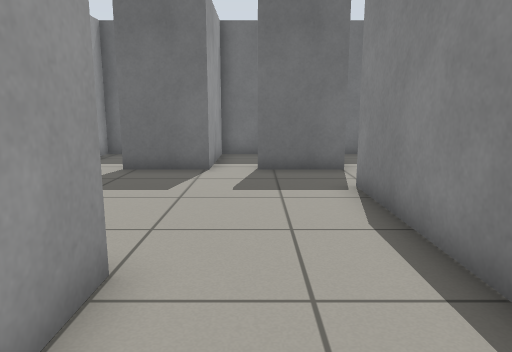
[1] (above)

16 first-person views from a walk through a world built for the Gazebo simulator. The camera is 0.83 m above the floor, tilts 10° down and sees 70° across. The floor is counted in squares, 0.5 m on a side. Each view is taken from the middle of a square. On the plan, view 1 faces up. The plan holds only what a view shows up to about 17 squares ahead; the rest is blank.

[2]
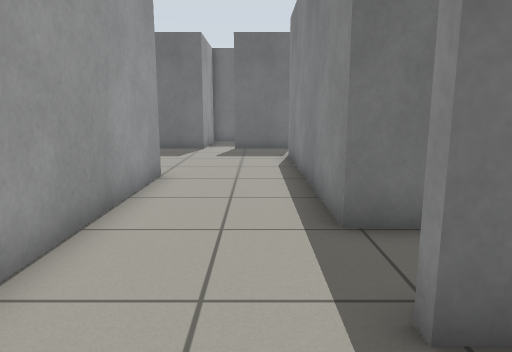

[3]
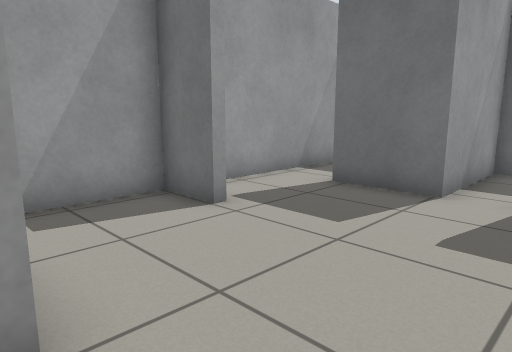

[4]
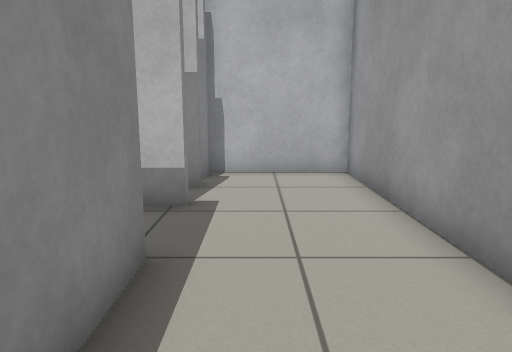

[5]
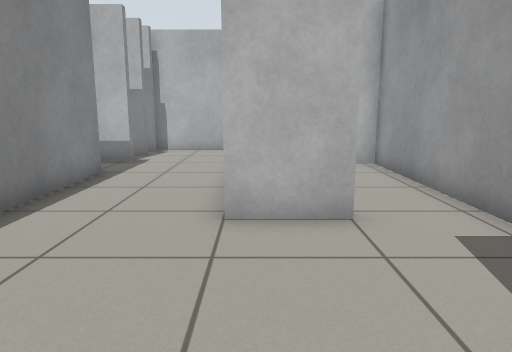

[6]
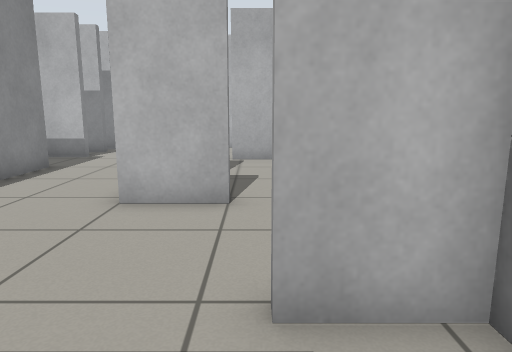

[7]
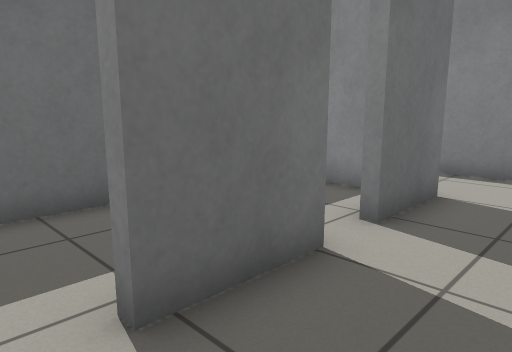

[8]
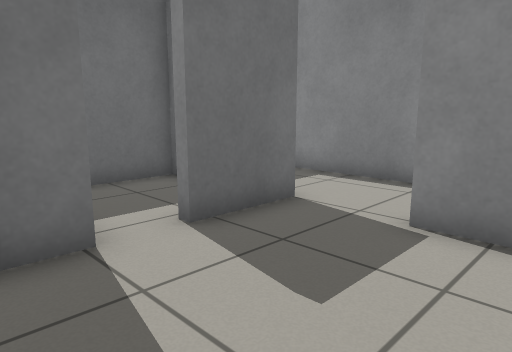

[9]
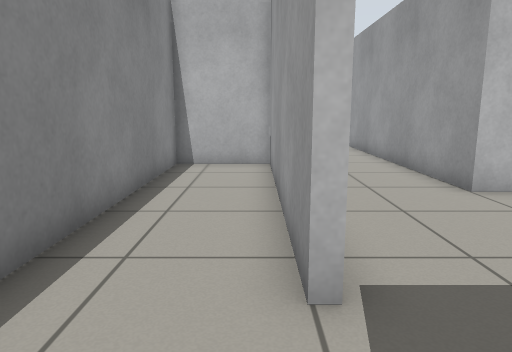

[10]
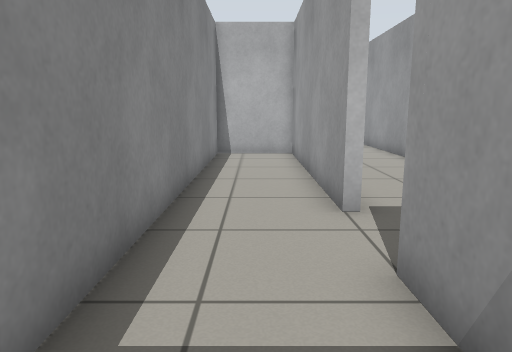

[11]
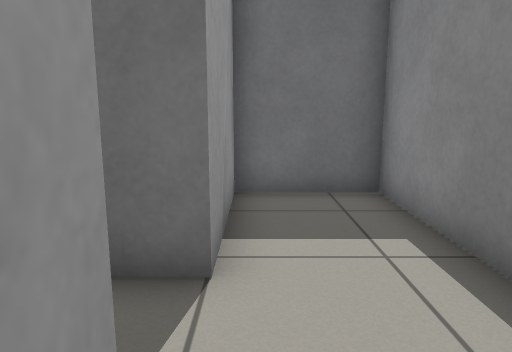

[12]
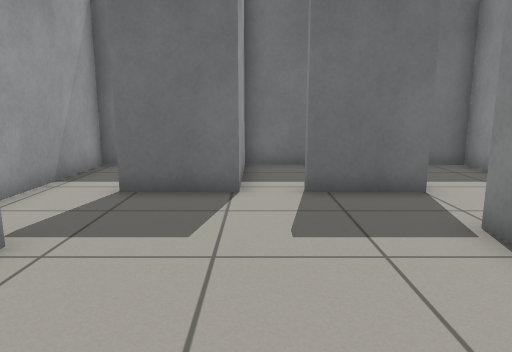

[13]
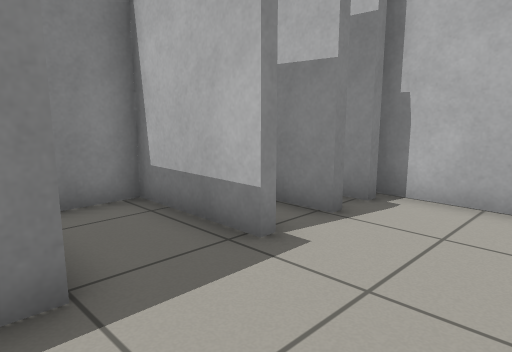

[14]
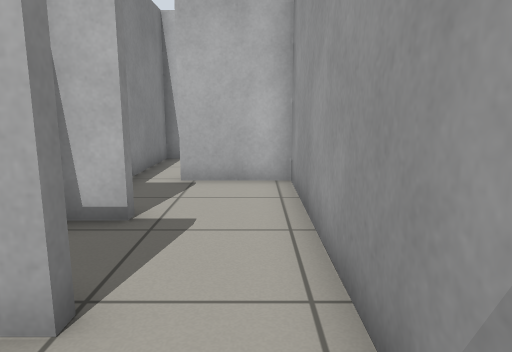

[15]
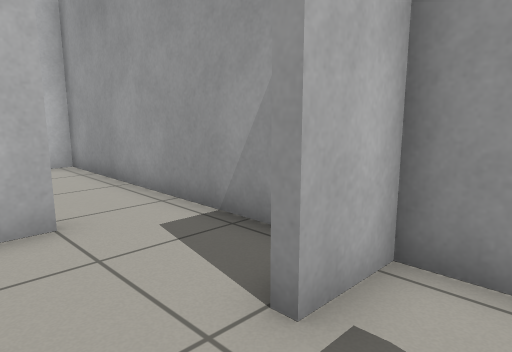

[16]
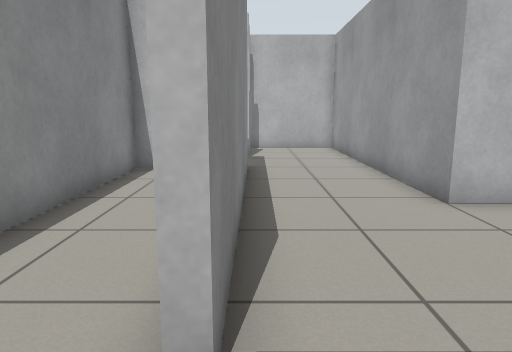

### Floor plan
Points are (right, up) in squares from view 1. A wall is a line through its corners. A room is listed if a view was taken in it or the views show most of it. See-through windows are left out.
Room 1 (views 1, 2, 3, 4, 5, 6, 7, 8, 12, 13, 14, 15, 16)
walls: (-3.5, 3.1) (-3.5, 3.5) (-1.5, 3.5) (-1.5, -7) (2.5, -7); (-3.1, 0.6) (-2, 0.6); (-4.1, 7) (-5.9, 7) (-5.9, -2.8) (-3.1, -2.8); (3.5, -0.9) (2.3, -0.9) (2.3, 8.1) (2.5, 8.1); (2.5, 10.5) (0.1, 10.5) (0.1, 10.9); (2.9, -3.6) (2.3, -3.6) (2.3, -3.3) (5.5, -3.3) (5.5, -1.9); (2.3, 11.9) (2.3, 14.4) (-1.3, 14.4) (-1.3, 10.5) (-3.8, 10.5) (-3.8, 10.9); (2.1, -5) (3.5, -5); (-2.3, 14.4) (-5.9, 14.4) (-5.9, 7.3) (-4.1, 7.3); (2.3, -6.6) (2.3, -6.2) (2.9, -6.2)
ways out: opening at (2, 9.5) to room 2; gap at (-3, -3)
Room 2 (views 9, 10, 11)
walls: (2.5, 8.1) (2.5, -0.6) (5.5, -0.6) (5.5, 14.4) (2.5, 14.4) (2.5, 10.5)
ways out: opening at (2, 9.5) to room 1

Positions as (right, up) in squares from view 1, and headings:
1: (0, 0), facing up
2: (1, -6), facing up
3: (1, 3), facing up-left
4: (1, 3), facing down
5: (-2, 9), facing down
6: (-4, 10), facing down
7: (-5, 8), facing up-right
8: (-3, 6), facing up-right
9: (3, 11), facing down
10: (4, 14), facing down
11: (3, 7), facing up
12: (-1, 3), facing up
13: (-1, 0), facing down-right
14: (-5, 6), facing down
15: (-2, 9), facing down-left
16: (2, 10), facing down
